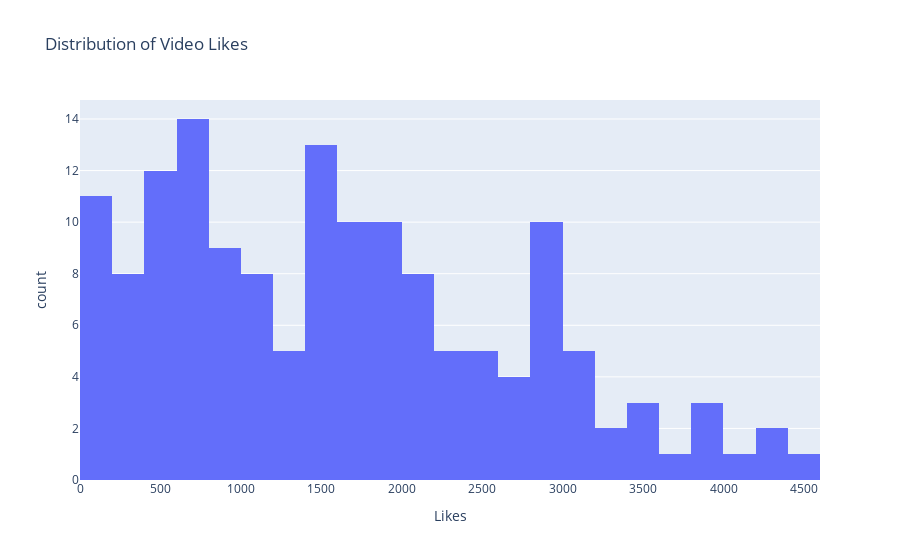

The cell this chart's notebook holds for it:
### Code cell
#b. Likes Distribution

fig = px.histogram(df, x='Likes', nbins=40, title='Distribution of Video Likes',
                   color_discrete_sequence=['#636EFA'])
fig.show()

### Figure 1 — Plotly figure (JSON) as saved in the notebook; plotly's stock layout.template omitted (floating-point values rounded to 4 significant figures; data arrays with more than 128 entries replaced by an {"elided": "..."} marker saying what was removed)
{"data": [{"bingroup": "x", "hovertemplate": "Likes=%{x}<br>count=%{y}<extra></extra>", "legendgroup": "", "marker": {"color": "#636EFA", "pattern": {"shape": ""}}, "name": "", "nbinsx": 40, "orientation": "v", "showlegend": false, "type": "histogram", "x": {"elided": "150 int values"}, "xaxis": "x", "yaxis": "y"}], "layout": {"barmode": "relative", "legend": {"tracegroupgap": 0}, "title": {"text": "Distribution of Video Likes"}, "xaxis": {"anchor": "y", "domain": [0, 1], "title": {"text": "Likes"}}, "yaxis": {"anchor": "x", "domain": [0, 1], "title": {"text": "count"}}}}
